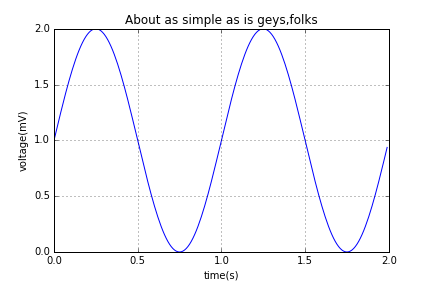

Source code (Python):
# -*- coding: utf-8 -*-
"""
Spyder Editor

This is a temporary script file.
"""
import matplotlib
import matplotlib.pyplot as plt
import numpy as np

t = np.arange(0.0,2.0,0.01)
s = 1+np.sin(2*np.pi*t)


fig,ax = plt.subplots()
ax.plot(t,s)

ax.set(xlabel='time(s)',ylabel='voltage(mV)',title='About as simple as is geys,folks')
ax.grid()
fig.savefig('sin.png')
fig.savefig('sin.jpg')
plt.show()
